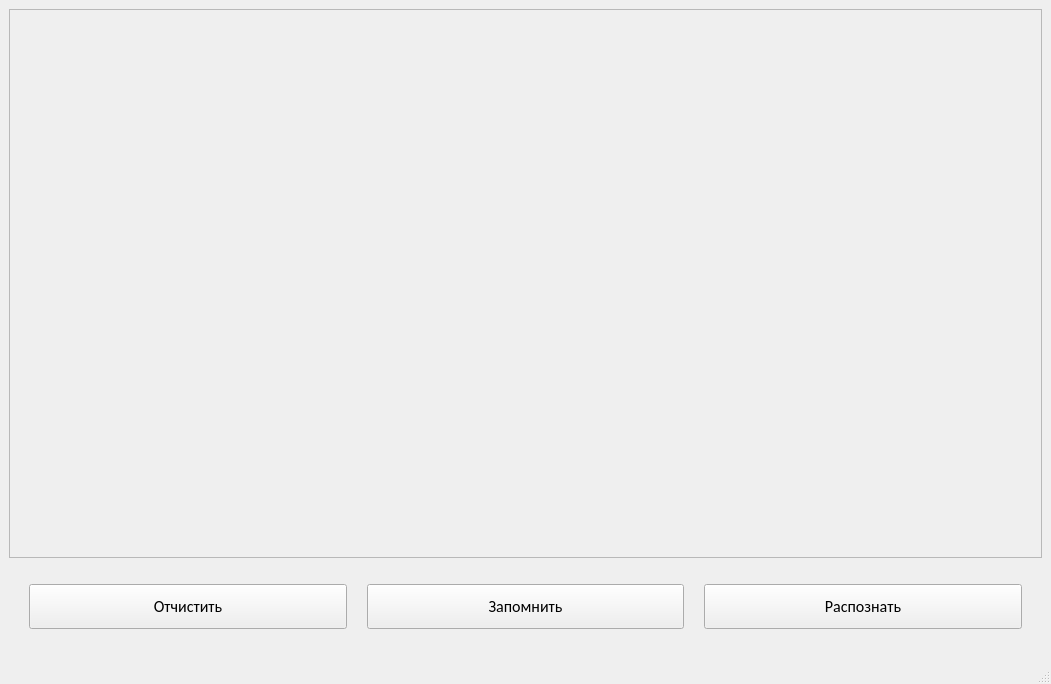
<?xml version="1.0" encoding="UTF-8"?>
<ui version="4.0">
 <class>MainWindow</class>
 <widget class="QMainWindow" name="MainWindow">
  <property name="geometry">
   <rect>
    <x>0</x>
    <y>0</y>
    <width>1051</width>
    <height>684</height>
   </rect>
  </property>
  <property name="sizePolicy">
   <sizepolicy hsizetype="Preferred" vsizetype="Preferred">
    <horstretch>0</horstretch>
    <verstretch>0</verstretch>
   </sizepolicy>
  </property>
  <property name="font">
   <font>
    <family>Calibri</family>
    <pointsize>12</pointsize>
   </font>
  </property>
  <property name="windowTitle">
   <string>Сеть Хопфилда</string>
  </property>
  <widget class="QWidget" name="centralwidget">
   <property name="sizePolicy">
    <sizepolicy hsizetype="Preferred" vsizetype="Preferred">
     <horstretch>0</horstretch>
     <verstretch>0</verstretch>
    </sizepolicy>
   </property>
   <layout class="QGridLayout" name="gridLayout_3">
    <property name="sizeConstraint">
     <enum>QLayout::SetDefaultConstraint</enum>
    </property>
    <item row="1" column="0" colspan="3">
     <layout class="QHBoxLayout" name="horizontalLayout">
      <property name="spacing">
       <number>20</number>
      </property>
      <property name="sizeConstraint">
       <enum>QLayout::SetDefaultConstraint</enum>
      </property>
      <property name="leftMargin">
       <number>20</number>
      </property>
      <property name="topMargin">
       <number>20</number>
      </property>
      <property name="rightMargin">
       <number>20</number>
      </property>
      <property name="bottomMargin">
       <number>20</number>
      </property>
      <item>
       <widget class="QPushButton" name="clear_btn">
        <property name="sizePolicy">
         <sizepolicy hsizetype="Minimum" vsizetype="Minimum">
          <horstretch>0</horstretch>
          <verstretch>0</verstretch>
         </sizepolicy>
        </property>
        <property name="minimumSize">
         <size>
          <width>0</width>
          <height>45</height>
         </size>
        </property>
        <property name="text">
         <string>Отчистить</string>
        </property>
       </widget>
      </item>
      <item>
       <widget class="QPushButton" name="remember_btn">
        <property name="sizePolicy">
         <sizepolicy hsizetype="Minimum" vsizetype="Minimum">
          <horstretch>0</horstretch>
          <verstretch>0</verstretch>
         </sizepolicy>
        </property>
        <property name="minimumSize">
         <size>
          <width>0</width>
          <height>45</height>
         </size>
        </property>
        <property name="text">
         <string>Запомнить</string>
        </property>
       </widget>
      </item>
      <item>
       <widget class="QPushButton" name="recognize_btn">
        <property name="sizePolicy">
         <sizepolicy hsizetype="Minimum" vsizetype="Minimum">
          <horstretch>0</horstretch>
          <verstretch>0</verstretch>
         </sizepolicy>
        </property>
        <property name="minimumSize">
         <size>
          <width>0</width>
          <height>45</height>
         </size>
        </property>
        <property name="text">
         <string>Распознать</string>
        </property>
       </widget>
      </item>
     </layout>
    </item>
    <item row="0" column="0" colspan="3">
     <widget class="QFrame" name="frame">
      <property name="sizePolicy">
       <sizepolicy hsizetype="Preferred" vsizetype="MinimumExpanding">
        <horstretch>0</horstretch>
        <verstretch>0</verstretch>
       </sizepolicy>
      </property>
      <property name="frameShape">
       <enum>QFrame::StyledPanel</enum>
      </property>
      <property name="frameShadow">
       <enum>QFrame::Raised</enum>
      </property>
      <layout class="QHBoxLayout" name="horizontalLayout_2">
       <item>
        <layout class="QGridLayout" name="drow1">
         <property name="leftMargin">
          <number>0</number>
         </property>
         <property name="bottomMargin">
          <number>0</number>
         </property>
         <property name="spacing">
          <number>0</number>
         </property>
        </layout>
       </item>
       <item>
        <layout class="QGridLayout" name="drow2">
         <property name="bottomMargin">
          <number>0</number>
         </property>
         <property name="spacing">
          <number>0</number>
         </property>
        </layout>
       </item>
      </layout>
     </widget>
    </item>
   </layout>
  </widget>
  <widget class="QMenuBar" name="menubar">
   <property name="geometry">
    <rect>
     <x>0</x>
     <y>0</y>
     <width>1051</width>
     <height>30</height>
    </rect>
   </property>
  </widget>
  <widget class="QStatusBar" name="statusbar"/>
 </widget>
 <resources/>
 <connections/>
</ui>
